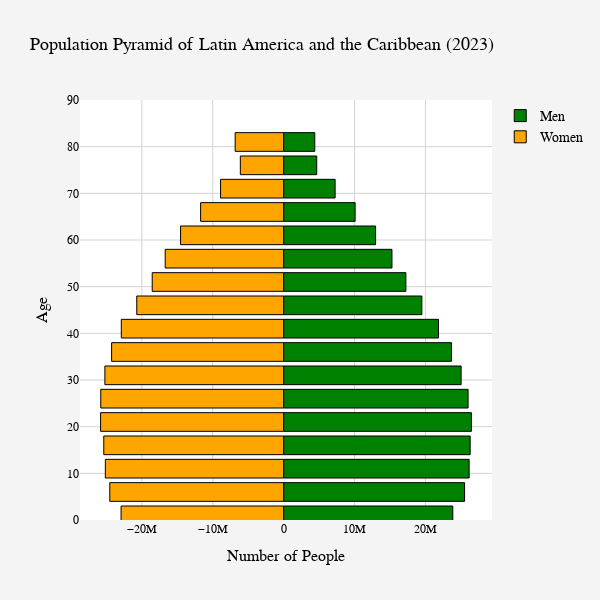

The cell this chart's notebook holds for it:
### Code cell
# Using Latin America & the Caribbean (TLA)
country_choice_2 = "TLA"
LA_caribbean = wbdata.get_dataframe(categories,country=country_choice_2)

# Creating a population pyramid
py.init_notebook_mode(connected=True)

layout_LA_caribbean = go.Layout(
    title="Population Pyramid of Latin America and the Caribbean (2023)",
    title_font=dict(size=18, color='black'),
    barmode='overlay',
    width=600,
    height=600,
    paper_bgcolor='#f4f4f4',
    plot_bgcolor='#ffffff',
    font=dict(family="Arial, sans-serif", size=14, color="black"),
    xaxis=dict(
        title='Number of People',
        title_font=dict(size=16),
        tickfont=dict(size=12),
        gridcolor='lightgray'
    ),
    yaxis=dict(
        range=[0, 90],
        title='Age',
        title_font=dict(size=16),
        tickfont=dict(size=12),
        gridcolor='lightgray'
    ),
    showlegend=True
)

bins_LA_caribbean = [go.Bar(x = LA_caribbean.loc[str(2023),:].filter(regex="Male").values,
               y = [int(s[:2])+1 for s in ages],
               orientation='h',
               name='Men',
               marker=dict(color='green', line=dict(color='black', width=1)),
               hoverinfo='skip'
               ),

        go.Bar(x = -LA_caribbean.loc[str(2023),:].filter(regex="Female").values,
               y=[int(s[:2])+1 for s in ages],
               orientation='h',
               name='Women',
               marker=dict(color='orange', line=dict(color='black', width=1)),
               hoverinfo='skip',
               )
        ]

py.iplot(dict(data=bins_LA_caribbean, layout=layout_LA_caribbean))

### Figure 1 — Plotly figure (JSON) as saved in the notebook; plotly's stock layout.template omitted (floating-point values rounded to 4 significant figures)
{"data": [{"hoverinfo": "skip", "marker": {"color": "green", "line": {"color": "black", "width": 1}}, "name": "Men", "orientation": "h", "type": "bar", "x": [23862208, 25525186, 26166550, 26311425, 26485310, 26019051, 25033048, 23676457, 21845348, 19494938, 17244684, 15279069, 12971568, 10081282, 7263821, 4665008, 4390431], "y": [1, 6, 11, 16, 21, 26, 31, 36, 41, 46, 51, 56, 61, 66, 71, 76, 81]}, {"hoverinfo": "skip", "marker": {"color": "orange", "line": {"color": "black", "width": 1}}, "name": "Women", "orientation": "h", "type": "bar", "x": [-22934780, -24529189, -25154957, -25375114, -25822451, -25800251, -25216804, -24269977, -22901906, -20721065, -18542575, -16709194, -14541310, -11712498, -8898661, -6111010, -6840845], "y": [1, 6, 11, 16, 21, 26, 31, 36, 41, 46, 51, 56, 61, 66, 71, 76, 81]}], "layout": {"barmode": "overlay", "font": {"color": "black", "family": "Arial, sans-serif", "size": 14}, "height": 600, "paper_bgcolor": "#f4f4f4", "plot_bgcolor": "#ffffff", "showlegend": true, "title": {"font": {"color": "black", "size": 18}, "text": "Population Pyramid of Latin America and the Caribbean (2023)"}, "width": 600, "xaxis": {"gridcolor": "lightgray", "tickfont": {"size": 12}, "title": {"font": {"size": 16}, "text": "Number of People"}}, "yaxis": {"gridcolor": "lightgray", "range": [0, 90], "tickfont": {"size": 12}, "title": {"font": {"size": 16}, "text": "Age"}}}}
